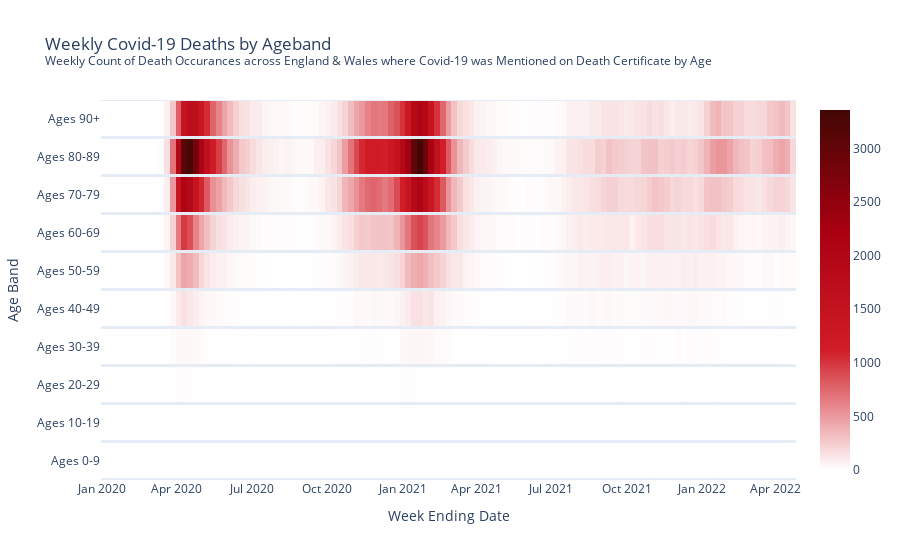

Notebook code for this chart:
### Code cell
#heatmap
fig = go.Figure(data = [go.Heatmap(
  z = df_age_short,
  y = cols,
  x = df_age['Week ending'],
  colorscale = ['#FFFFFF', '#D11D27', '#A90011', '#420704'],
  ygap=3
)])

#title/axis
fig.update_layout(
  title = 'Weekly Covid-19 Deaths by Ageband <br><sup>Weekly Count of Death Occurances across England & Wales where Covid-19 was Mentioned on Death Certificate by Age</sub>',
  xaxis=dict(showgrid=False, title = 'Week Ending Date'),
  yaxis=dict(showgrid=False, title = 'Age Band')
  
)

fig.show()
